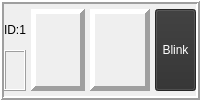
        <widget class="QFrame" name="ui_frm_showcell_id1">
         <property name="frameShape">
          <enum>QFrame::Box</enum>
         </property>
         <property name="frameShadow">
          <enum>QFrame::Raised</enum>
         </property>
         <property name="lineWidth">
          <number>2</number>
         </property>
         <layout class="QHBoxLayout" name="horizontalLayout_6">
          <property name="spacing">
           <number>5</number>
          </property>
          <property name="leftMargin">
           <number>0</number>
          </property>
          <property name="topMargin">
           <number>5</number>
          </property>
          <property name="rightMargin">
           <number>0</number>
          </property>
          <property name="bottomMargin">
           <number>5</number>
          </property>
          <item>
           <widget class="QFrame" name="frame_17">
            <property name="frameShape">
             <enum>QFrame::NoFrame</enum>
            </property>
            <property name="frameShadow">
             <enum>QFrame::Raised</enum>
            </property>
            <layout class="QVBoxLayout" name="verticalLayout_9">
             <property name="spacing">
              <number>0</number>
             </property>
             <property name="leftMargin">
              <number>0</number>
             </property>
             <property name="topMargin">
              <number>0</number>
             </property>
             <property name="rightMargin">
              <number>0</number>
             </property>
             <property name="bottomMargin">
              <number>0</number>
             </property>
             <item alignment="Qt::AlignHCenter">
              <widget class="QLabel" name="ui_lab_id_id1">
               <property name="text">
                <string>ID:1</string>
               </property>
              </widget>
             </item>
             <item>
              <widget class="QLabel" name="ui_lab_name_id1">
               <property name="maximumSize">
                <size>
                 <width>204</width>
                 <height>16777215</height>
                </size>
               </property>
               <property name="frameShape">
                <enum>QFrame::Box</enum>
               </property>
               <property name="frameShadow">
                <enum>QFrame::Raised</enum>
               </property>
               <property name="text">
                <string/>
               </property>
              </widget>
             </item>
            </layout>
           </widget>
          </item>
          <item>
           <widget class="QLabel" name="ui_lab_value_id1">
            <property name="sizePolicy">
             <sizepolicy hsizetype="Preferred" vsizetype="Preferred">
              <horstretch>40</horstretch>
              <verstretch>40</verstretch>
             </sizepolicy>
            </property>
            <property name="maximumSize">
             <size>
              <width>220</width>
              <height>16777215</height>
             </size>
            </property>
            <property name="font">
             <font>
              <pointsize>20</pointsize>
              <weight>75</weight>
              <bold>true</bold>
             </font>
            </property>
            <property name="toolTip">
             <string>Test</string>
            </property>
            <property name="statusTip">
             <string>Test</string>
            </property>
            <property name="styleSheet">
             <string notr="true">border-color: rgb(239, 41, 41);</string>
            </property>
            <property name="frameShape">
             <enum>QFrame::Panel</enum>
            </property>
            <property name="frameShadow">
             <enum>QFrame::Raised</enum>
            </property>
            <property name="lineWidth">
             <number>5</number>
            </property>
            <property name="midLineWidth">
             <number>0</number>
            </property>
            <property name="text">
             <string>&lt;html&gt;&lt;head/&gt;&lt;body&gt;&lt;p align=&quot;right&quot;/&gt;&lt;/body&gt;&lt;/html&gt;</string>
            </property>
            <property name="alignment">
             <set>Qt::AlignRight|Qt::AlignTrailing|Qt::AlignVCenter</set>
            </property>
           </widget>
          </item>
          <item>
           <widget class="QLabel" name="ui_lab_unit_id1">
            <property name="enabled">
             <bool>true</bool>
            </property>
            <property name="sizePolicy">
             <sizepolicy hsizetype="Fixed" vsizetype="Preferred">
              <horstretch>30</horstretch>
              <verstretch>10</verstretch>
             </sizepolicy>
            </property>
            <property name="minimumSize">
             <size>
              <width>60</width>
              <height>0</height>
             </size>
            </property>
            <property name="font">
             <font>
              <pointsize>15</pointsize>
             </font>
            </property>
            <property name="frameShape">
             <enum>QFrame::Panel</enum>
            </property>
            <property name="frameShadow">
             <enum>QFrame::Raised</enum>
            </property>
            <property name="lineWidth">
             <number>5</number>
            </property>
            <property name="text">
             <string>&lt;html&gt;&lt;head/&gt;&lt;body&gt;&lt;p align=&quot;center&quot;&gt;&lt;br/&gt;&lt;/p&gt;&lt;/body&gt;&lt;/html&gt;</string>
            </property>
            <property name="alignment">
             <set>Qt::AlignCenter</set>
            </property>
           </widget>
          </item>
          <item>
           <widget class="QToolButton" name="ui_but_blk_id1">
            <property name="enabled">
             <bool>false</bool>
            </property>
            <property name="sizePolicy">
             <sizepolicy hsizetype="Fixed" vsizetype="Preferred">
              <horstretch>0</horstretch>
              <verstretch>0</verstretch>
             </sizepolicy>
            </property>
            <property name="palette">
             <palette>
              <active>
               <colorrole role="WindowText">
                <brush brushstyle="SolidPattern">
                 <color alpha="255">
                  <red>255</red>
                  <green>255</green>
                  <blue>255</blue>
                 </color>
                </brush>
               </colorrole>
               <colorrole role="Button">
                <brush brushstyle="SolidPattern">
                 <color alpha="255">
                  <red>46</red>
                  <green>46</green>
                  <blue>46</blue>
                 </color>
                </brush>
               </colorrole>
               <colorrole role="Text">
                <brush brushstyle="SolidPattern">
                 <color alpha="255">
                  <red>255</red>
                  <green>255</green>
                  <blue>255</blue>
                 </color>
                </brush>
               </colorrole>
               <colorrole role="ButtonText">
                <brush brushstyle="SolidPattern">
                 <color alpha="255">
                  <red>255</red>
                  <green>255</green>
                  <blue>255</blue>
                 </color>
                </brush>
               </colorrole>
               <colorrole role="Base">
                <brush brushstyle="SolidPattern">
                 <color alpha="255">
                  <red>46</red>
                  <green>46</green>
                  <blue>46</blue>
                 </color>
                </brush>
               </colorrole>
               <colorrole role="Window">
                <brush brushstyle="SolidPattern">
                 <color alpha="255">
                  <red>46</red>
                  <green>46</green>
                  <blue>46</blue>
                 </color>
                </brush>
               </colorrole>
              </active>
              <inactive>
               <colorrole role="WindowText">
                <brush brushstyle="SolidPattern">
                 <color alpha="255">
                  <red>255</red>
                  <green>255</green>
                  <blue>255</blue>
                 </color>
                </brush>
               </colorrole>
               <colorrole role="Button">
                <brush brushstyle="SolidPattern">
                 <color alpha="255">
                  <red>46</red>
                  <green>46</green>
                  <blue>46</blue>
                 </color>
                </brush>
               </colorrole>
               <colorrole role="Text">
                <brush brushstyle="SolidPattern">
                 <color alpha="255">
                  <red>255</red>
                  <green>255</green>
                  <blue>255</blue>
                 </color>
                </brush>
               </colorrole>
               <colorrole role="ButtonText">
                <brush brushstyle="SolidPattern">
                 <color alpha="255">
                  <red>255</red>
                  <green>255</green>
                  <blue>255</blue>
                 </color>
                </brush>
               </colorrole>
               <colorrole role="Base">
                <brush brushstyle="SolidPattern">
                 <color alpha="255">
                  <red>46</red>
                  <green>46</green>
                  <blue>46</blue>
                 </color>
                </brush>
               </colorrole>
               <colorrole role="Window">
                <brush brushstyle="SolidPattern">
                 <color alpha="255">
                  <red>46</red>
                  <green>46</green>
                  <blue>46</blue>
                 </color>
                </brush>
               </colorrole>
              </inactive>
              <disabled>
               <colorrole role="WindowText">
                <brush brushstyle="SolidPattern">
                 <color alpha="255">
                  <red>255</red>
                  <green>255</green>
                  <blue>255</blue>
                 </color>
                </brush>
               </colorrole>
               <colorrole role="Button">
                <brush brushstyle="SolidPattern">
                 <color alpha="255">
                  <red>46</red>
                  <green>46</green>
                  <blue>46</blue>
                 </color>
                </brush>
               </colorrole>
               <colorrole role="Text">
                <brush brushstyle="SolidPattern">
                 <color alpha="255">
                  <red>255</red>
                  <green>255</green>
                  <blue>255</blue>
                 </color>
                </brush>
               </colorrole>
               <colorrole role="ButtonText">
                <brush brushstyle="SolidPattern">
                 <color alpha="255">
                  <red>255</red>
                  <green>255</green>
                  <blue>255</blue>
                 </color>
                </brush>
               </colorrole>
               <colorrole role="Base">
                <brush brushstyle="SolidPattern">
                 <color alpha="255">
                  <red>46</red>
                  <green>46</green>
                  <blue>46</blue>
                 </color>
                </brush>
               </colorrole>
               <colorrole role="Window">
                <brush brushstyle="SolidPattern">
                 <color alpha="255">
                  <red>46</red>
                  <green>46</green>
                  <blue>46</blue>
                 </color>
                </brush>
               </colorrole>
              </disabled>
             </palette>
            </property>
            <property name="autoFillBackground">
             <bool>false</bool>
            </property>
            <property name="styleSheet">
             <string notr="true"/>
            </property>
            <property name="text">
             <string>Blink</string>
            </property>
            <property name="popupMode">
             <enum>QToolButton::DelayedPopup</enum>
            </property>
            <property name="toolButtonStyle">
             <enum>Qt::ToolButtonIconOnly</enum>
            </property>
            <property name="autoRaise">
             <bool>false</bool>
            </property>
           </widget>
          </item>
         </layout>
        </widget>
